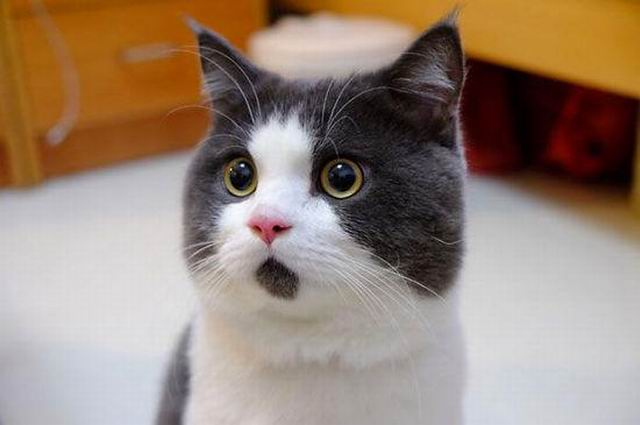
#> input picture data/svd/cat.jpg, 640 x 425 px, found by its file name
$ jupyter execute --allow-errors super_resolution_with_caffe2.ipynb   (shell and % lines are left out)
#> lines starting #> are read from the running program, lines starting #| are printed output that depends on the picture
使用 ONNX 将模型从 PyTorch 迁移到 Caffe2 和 Mobile
================================================================

在本教程中, 我们将介绍如何使用 ONNX 将 PyTorch 中定义的模型转换为 ONNX 格式, 然后将其加载到 Caffe2 中.
一旦进入 Caffe2 , 我们可以运行该模型以仔细检查它是否正确导出, 然后演示如何使用 Caffe2 功能（例如移动导出器）在移动设备上执行模型.

在本教程中, 您需要安装 `onnx <https://github.com/onnx/onnx>`__,
`onnx-caffe2 <https://github.com/onnx/onnx-caffe2>`__ 和 `Caffe2 <https://caffe2.ai/>`__.
你可以通过 ``conda install -c ezyang onnx onnx-caffe2`` 用 onnx 和 onnx-caffe2 获得二进制版本.

``NOTE``: 本教程需要 PyTorch 主分支, 可以按照 `here <https://github.com/pytorch/pytorch#from-source>`__ 的说明进行安装

[cell 1]
# Some standard imports
import io
import numpy as np

from torch import nn
from torch.autograd import Variable
import torch.utils.model_zoo as model_zoo
import torch.onnx

Super-resolution 是提高图像, 视频分辨率的一种方式, 广泛用于图像处理或视频编辑.
对于本教程, 我们将首先使用带有虚拟输入的小型 super-resolution 模型.

首先, 让我们在 PyTorch 中创建一个 SuperResolution 模型.
`这个模型 <https://github.com/pytorch/examples/blob/master/super_resolution/model.py>`__ 直接来自 PyTorch 的例子而没有修改:

[cell 2]
# Super Resolution model definition in PyTorch
import torch.nn as nn
import torch.nn.init as init


class SuperResolutionNet(nn.Module):
    def __init__(self, upscale_factor, inplace=False):
        super(SuperResolutionNet, self).__init__()

        self.relu = nn.ReLU(inplace=inplace)
        self.conv1 = nn.Conv2d(1, 64, (5, 5), (1, 1), (2, 2))
        self.conv2 = nn.Conv2d(64, 64, (3, 3), (1, 1), (1, 1))
        self.conv3 = nn.Conv2d(64, 32, (3, 3), (1, 1), (1, 1))
        self.conv4 = nn.Conv2d(32, upscale_factor ** 2, (3, 3), (1, 1), (1, 1))
        self.pixel_shuffle = nn.PixelShuffle(upscale_factor)

        self._initialize_weights()

    def forward(self, x):
        x = self.relu(self.conv1(x))
        x = self.relu(self.conv2(x))
        x = self.relu(self.conv3(x))
        x = self.pixel_shuffle(self.conv4(x))
        return x

    def _initialize_weights(self):
        init.orthogonal(self.conv1.weight, init.calculate_gain('relu'))
        init.orthogonal(self.conv2.weight, init.calculate_gain('relu'))
        init.orthogonal(self.conv3.weight, init.calculate_gain('relu'))
        init.orthogonal(self.conv4.weight)

# Create the super-resolution model by using the above model definition.
#> (the rest of this cell did not finish here and is left out)

通常, 你现在要训练这个模型; 但是, 对于本教程, 我们将下载一些预先训练的权重.
请注意, 该模型没有得到充分训练以获得良好的准确性, 因此仅用于演示目的.

[cell 3]
# Load pretrained model weights
model_url = 'https://s3.amazonaws.com/pytorch/test_data/export/superres_epoch100-44c6958e.pth'
batch_size = 1    # just a random number

# Initialize model with the pretrained weights
map_location = lambda storage, loc: storage
#> (the rest of this cell did not finish here and is left out)

在PyTorch中导出模型通过跟踪工作.要导出模型, 请调用该 ``torch.onnx._export()`` 函数.
这将执行模型, 记录运算符用于计算输出的轨迹.由于 ``_export`` 运行模型, 我们需要提供一个输入张量 ``x``.
这个张量中的值并不重要; 只要尺寸合适, 它可以是图像或随机张量.

要了解更多关于 PyTorch 导出界面的细节, 请查看 `torch.onnx文档 <http://pytorch.org/docs/master/onnx.html>`__.

#> (a cell that did not finish here is left out)

``torch_out`` 是执行模型后的输出.通常情况下, 您可以忽略此输出,
但在此我们将使用它来验证我们导出的模型在 Caffe2 中运行时计算相同的值.

现在我们来看看 ONNX 表示法, 并在 Caffe2 中使用它.
这部分通常可以在单独的进程或另一台机器上完成, 但我们将继续使用相同的过程,
以便我们可以验证 Caffe2 和 PyTorch 是否为网络计算相同的值:

[cell 5]
import onnx
import onnx_caffe2.backend

# Load the ONNX ModelProto object. model is a standard Python protobuf object
#> (the rest of this cell did not finish here and is left out)

我们应该看到 PyTorch 和 Caffe2 的输出在数字上匹配达到3位小数.
作为旁注, 如果它们不匹配, 那么 Caffe2 和 PyTorch 中的操作符的实现方式会有所不同, 请在此情况下与我们联系.

使用 ONNX 迁移到 SRResNet
~~~~~~~~~~~~~~~~~~~~~~~~~~~~~~~

使用与上述相同的过程, 我们还为 `本文 <https://arxiv.org/pdf/1609.04802.pdf>`__  提出了一个有趣的新的 super-resolution 模式 "SRResNet"
(感谢 Twitter 上的作者为我们提供了代码和预训练参数, 以用于本教程).
模型定义和预先训练的模型可以在 `这里 <https://gist.github.com/prigoyal/b245776903efbac00ee89699e001c9bd>`__ 找到.
以下是 SRResNet 模型输入, 输出的样子. |SRResNet|

.. |SRResNet| image:: /_static/img/SRResNet.png

在移动设备上运行模型
~~~~~~~~~~~~~~~~~~~~~~~~~~~~~~~~~~~

到目前为止, 我们已经从 PyTorch 中导出了一个模型, 并展示了如何加载它并在 Caffe2 中运行它.
现在该模型已经加载到 Caffe2 中, 我们可以将其转换为适合 `在移动设备上运行 <https://caffe2.ai/docs/mobile-integration.html>`__ 的格式.

我们将使用 Caffe2 的 `mobile\_exporter <https://github.com/caffe2/caffe2/blob/master/caffe2/python/predictor/mobile_exporter.py>`__
来生成可以在移动设备上运行的两个模型 protobufs.
第一个用于使用正确的权重初始化网络, 第二个实际运行用于执行模型.
我们将继续在本教程的其余部分使用小型 super-resolution 模型.

#> (a cell that did not finish here is left out)

``init_net`` 将模型参数和模型输入嵌入其中, ``predict_net`` 并将用于 ``init_net`` 在运行时指导执行.
在本文中, 我们将使用 ``init_net`` 与 ``predict_net`` 上面生成和在正常 Caffe2 后端和移动运行它们, 并验证在两个试验中产生的输出的高分辨率图像猫是相同的.

在本教程中, 我们将使用一个广泛使用的著名的猫咪图像, 如下所示:

.. figure:: /_static/img/cat_224x224.jpg
   :alt: cat

[cell 7]
# Some standard imports
from caffe2.proto import caffe2_pb2
from caffe2.python import core, net_drawer, net_printer, visualize, workspace, utils

import numpy as np
import os
import subprocess
from PIL import Image
from matplotlib import pyplot
from skimage import io, transform

首先, 我们加载图像, 使用标准的 skimage python 库对其进行预处理.
请注意, 这种预处理是 training/testing 神经网络处理数据的标准实践.

[cell 8]
# load the image
img_in = io.imread("./_static/img/cat.jpg")
#> img_in is the input picture: shape (425, 640, 3); mean R, G, B 152.6, 133.4, 118.9

# resize the image to dimensions 224x224
img = transform.resize(img_in, [224, 224])
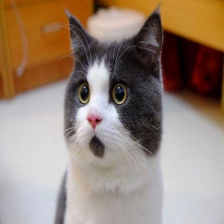
#> img: shape (224, 224, 3) float64; mean R, G, B 0.599, 0.523, 0.466

# save this resized image to be used as input to the model
#> (the rest of this cell did not finish here and is left out)

现在, 作为下一步, 我们来调整大小的猫图像, 并在 Caffe2 后端运行 super-resolution 模型并保存输出图像.
图像处理步骤如下已从 PyTorch 实现 super-resolution 模型采用 `这里 <https://github.com/pytorch/examples/blob/master/super_resolution/super_resolve.py>`__

#> (a cell that did not finish here is left out)

从上面的输出中, 我们可以看到输入名为 "9", 输出名为 "27"(有点奇怪, 我们将数字作为 blob 名称, 但这是因为跟踪 JIT 会为模型生成编号条目)

#> (a cell that did not finish here is left out)

现在, 我们将返回参考 PyTorch 执行 super-resolution 模型的后处理步骤,
`在这里 <https://github.com/pytorch/examples/blob/master/super_resolution/super_resolve.py>`__ 构建回最终输出的图像并保存图像.

#> (a cell that did not finish here is left out)

我们已经完成了在纯 Caffe2 后端运行我们的移动网络, 现在, 让我们在 Android 设备上执行模型并获取模型输出.

``NOTE``: 对于 Android 开发, ``adb`` 需要使用 shell, 否则以下部分教程将无法运行.

在我们的移动设备 runnig 模型的第一步中, 我们将把移动设备的本地速度基准二进制文件推送到 adb.
这个二进制文件可以在移动设备上执行模型, 也可以导出稍后可以检索的模型输出.
二进制文件 `在这里 <https://github.com/caffe2/caffe2/blob/master/caffe2/binaries/speed_benchmark.cc>`__ 可用.
为了构建二进制文件, 请 ``build_android.sh`` 按照 `此处 <https://github.com/caffe2/caffe2/blob/master/scripts/build_android.sh>`__ 的说明执行脚本.

``NOTE``: 您需要 ``ANDROID_NDK`` 安装并设置您的 env 变量 ``ANDROID_NDK=path to ndk root``

[cell 12]
# let's first push a bunch of stuff to adb, specify the path for the binary
CAFFE2_MOBILE_BINARY = ('caffe2/binaries/speed_benchmark')
#> CAFFE2_MOBILE_BINARY = 'caffe2/binaries/speed_benchmark'

# we had saved our init_net and proto_net in steps above, we use them now.
# Push the binary and the model protos
os.system('adb push ' + CAFFE2_MOBILE_BINARY + ' /data/local/tmp/')
os.system('adb push init_net.pb /data/local/tmp')
os.system('adb push predict_net.pb /data/local/tmp')

# Let's serialize the input image blob to a blob proto and then send it to mobile for execution.
with open("input.blobproto", "wb") as fid:
    fid.write(workspace.SerializeBlob("9"))
#> (this line was passed over: caffe2 is not available in this run)

# push the input image blob to adb
os.system('adb push input.blobproto /data/local/tmp/')

# Now we run the net on mobile, look at the speed_benchmark --help for what various options mean
os.system(
    'adb shell /data/local/tmp/speed_benchmark '                     # binary to execute
    '--init_net=/data/local/tmp/super_resolution_mobile_init.pb '    # mobile init_net
    '--net=/data/local/tmp/super_resolution_mobile_predict.pb '      # mobile predict_net
    '--input=9 '                                                     # name of our input image blob
    '--input_file=/data/local/tmp/input.blobproto '                  # serialized input image
    '--output_folder=/data/local/tmp '                               # destination folder for saving mobile output
    '--output=27,9 '                                                 # output blobs we are interested in
    '--iter=1 '                                                      # number of net iterations to execute
    '--caffe2_log_level=0 '
)

# get the model output from adb and save to a file
os.system('adb pull /data/local/tmp/27 ./output.blobproto')


# We can recover the output content and post-process the model using same steps as we followed earlier
#> (the rest of this cell did not finish here and is left out)
